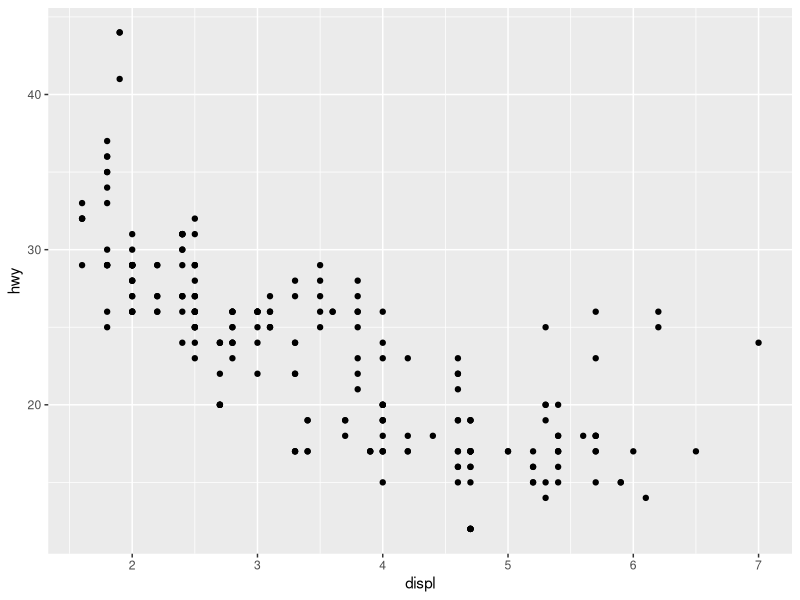
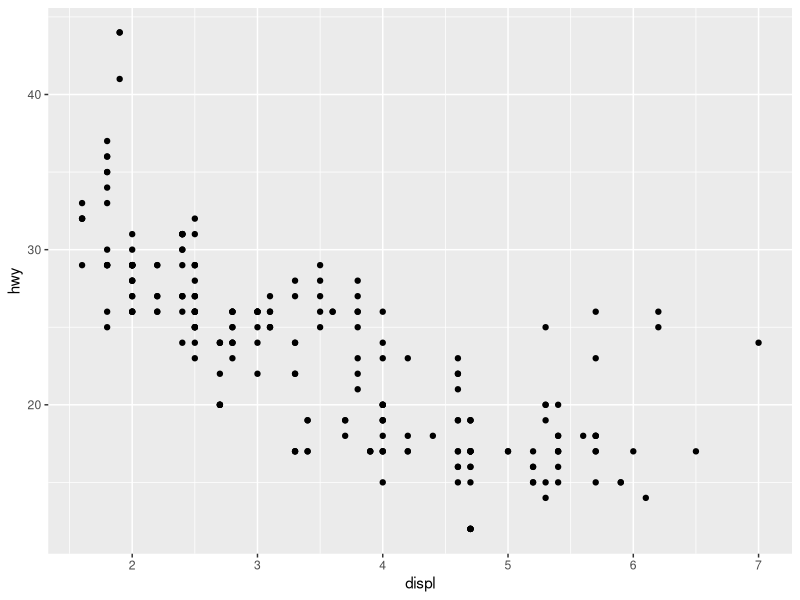
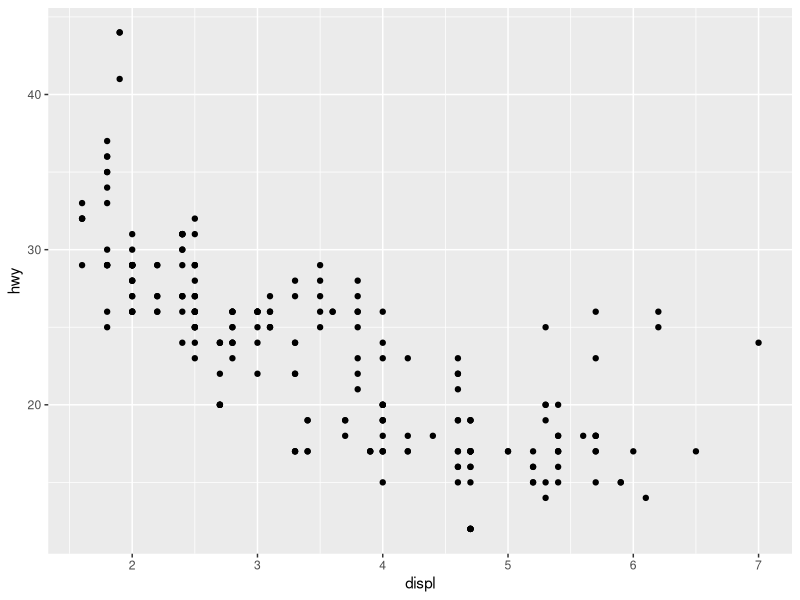
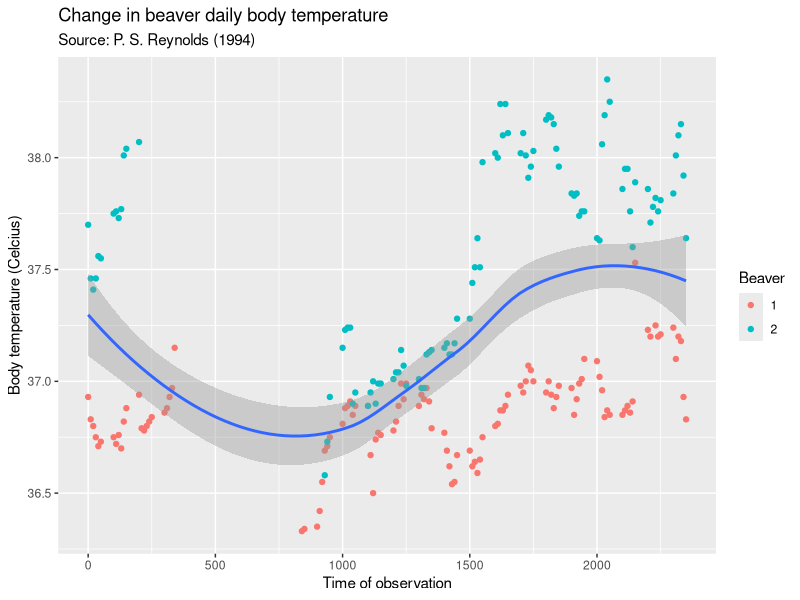
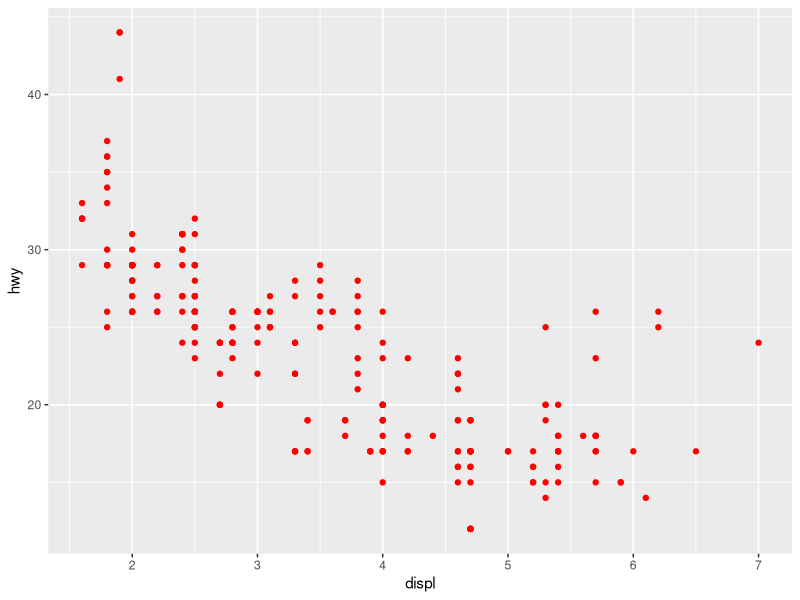
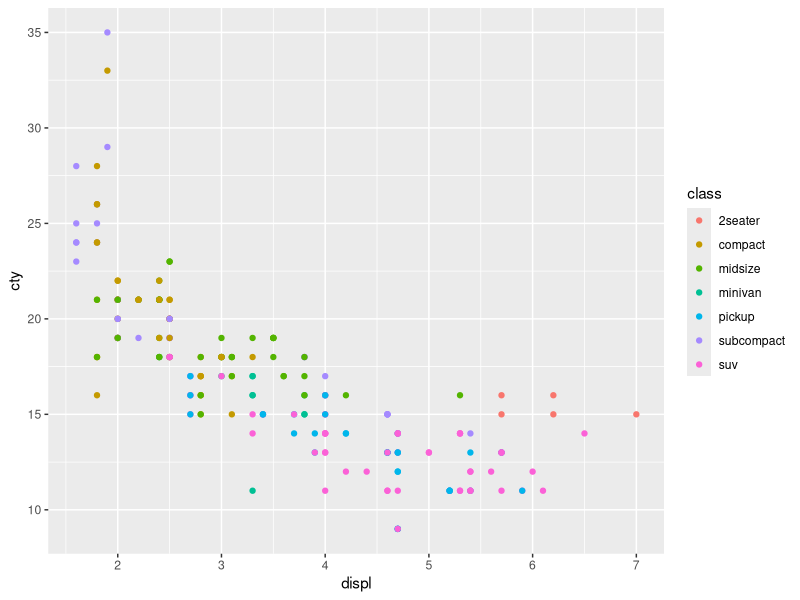
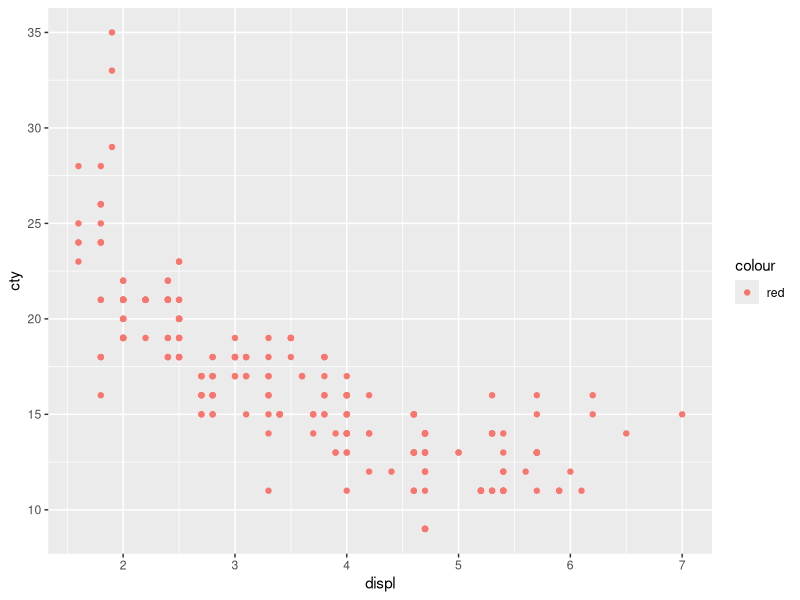
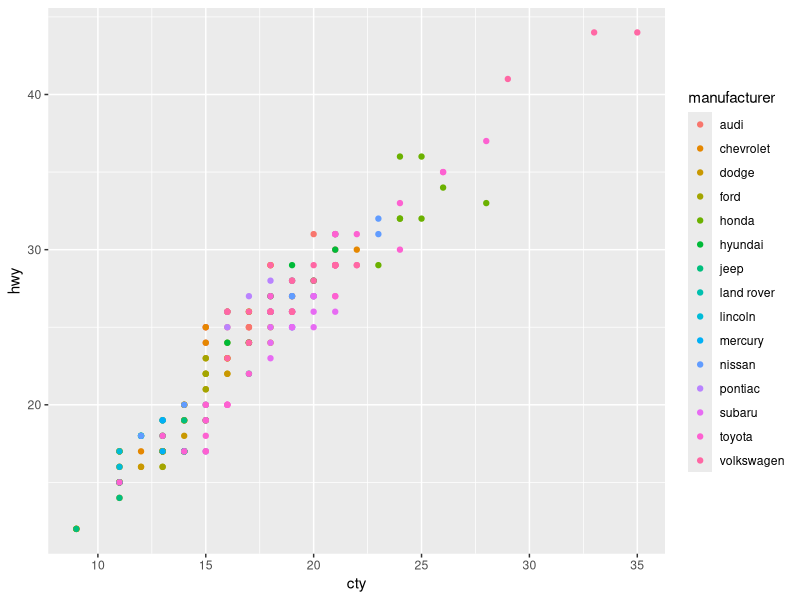

Source code (R) for these figures, in order:
# ==============================================================================
# LECTURE 10: ggplot2 (Part 2) - Aesthetics, Layers, and Factors
# CSCI 4210U – Information Visualization
# ==============================================================================

# PREREQUISITES: Load necessary libraries
library(ggplot2)
library(dplyr)      # For data manipulation
library(forcats)    # For 'gss_cat' dataset used in later challenges

# ------------------------------------------------------------------------------
# SECTION 1: AESTHETICS (The Theory)
# ------------------------------------------------------------------------------
# WHAT ARE AESTHETICS? 
# - In math, a "graph" is just abstract nodes and edges (not visible).
# - "Aesthetics" (from Greek 'aisthētikós': sensory perception) are what turn 
#   abstract math into visible graphics.
# - They control the appearance of elements: color, size, shape, position.

# GLOBAL VS LOCAL AESTHETICS 
# 1. Global: Specified in ggplot(). Applies to ALL layers.
# 2. Local:  Specified in a geom_layer(). Applies ONLY to that layer.

# Example 1: Global Aesthetics
# Here, x and y are passed down to geom_point
#method 1
ggplot(mpg, aes(x = displ, y = hwy)) + 
  geom_point()

#method 2
graphics.off()  # <--- Closes all old plot windows
g <-ggplot(mpg, aes(x = displ, y = hwy))
myGraph <- g + geom_point()
myGraph

# Example 2: Local Aesthetics (Equivalent result)
# Here, x and y are defined only inside the geom
#These override top level plot aesthetics.
graphics.off()  # <--- Closes all old plot windows
ggplot(mpg) + 
  geom_point(aes(x = displ, y = hwy))

# ------------------------------------------------------------------------------
# CLASS CHALLENGE 0: The Beaver Plot 
# ------------------------------------------------------------------------------
# Context: Using the joined beaver dataset from the previous lecture.
# Task: Update the scatterplot to show a SINGLE smoothed LOESS fit across 
#       all data (instead of one line per beaver).

# (Setup: Recreating the joined dataset from L09)
b <- bind_rows(beaver1, beaver2, .id = 'beaver')

# SOLUTION :
# Notice where we put the colour aesthetic!
# - x and y are GLOBAL (apply to points AND smooth line).
# - colour is LOCAL to geom_point (so only points are colored).
# - geom_smooth has no color aesthetic, so it draws one black line for everything.

ggplot(b, aes(x = time, y = temp)) +
  geom_point(aes(colour = beaver)) +   # Local aes: Only points get color
  geom_smooth() +                      # Inherits x/y, ignores color
  labs(x = "Time of observation", 
       y = "Body temperature (Celcius)",
       colour = "Beaver", 
       title = "Change in beaver daily body temperature",
       subtitle = "Source: P. S. Reynolds (1994)")

# ------------------------------------------------------------------------------
# SECTION 2: MAPPING VS.SETTING (Crucial Concept) 
# ------------------------------------------------------------------------------
# There are two ways to control aesthetics:
# 1. MAPPING (Variable): Inside aes(). Changes based on data.
# 2. SETTING (Specific): Outside aes(). Fixed value (e.g., "red").

# CORRECT: Setting a specific color 
# We want ALL points to be red. We put colour="red" OUTSIDE aes().
ggplot(mpg, aes(x = displ, y = hwy)) +
  geom_point(colour = "red")

# CORRECT: Mapping a variable to color 
# We want color to change based on the 'class' variable. Inside aes().
ggplot(mpg, aes(x = displ, y = cty)) +
  geom_point(aes(colour = class)) # \T Don't need factor because it's not a range of numbers- its words.

# COMMON MISTAKE
# Trying to set a specific color INSIDE aes().
# ggplot thinks "red" is a data category named "red", not the actual color.
ggplot(mpg, aes(displ, cty, colour = "red")) +
  geom_point() 
# Result: It creates a legend entry called "red" but paints it the default pinkish color.

# Reference for all aesthetic specifications: 
# https://ggplot2.tidyverse.org/articles/ggplot2-specs.html

# ------------------------------------------------------------------------------
# CODING CHALLENGE 1 [slide - 18]
# ------------------------------------------------------------------------------
# Task: Create a base ggplot object 'p' with mpg data (x=cty, y=hwy).
# Then create three separate graphs modifying different aesthetics.

# 1. Base Object
p <- ggplot(mpg, aes(x = cty, y = hwy))

# 2. Plot A: Color code by manufacturer
p + geom_point(aes(colour = manufacturer))

# 3. Plot B: Shape by drive train (drv)
p + geom_point(aes(shape = drv))

# 4. Plot C: Size by cylinders (cyl)
p + geom_point(aes(size = cyl))

# \T Returns an empty plot- you only called the function to draw the axis, you didn't add any actual information.
p

# ------------------------------------------------------------------------------
# SECTION 3: THE GGPLOT OBJECT 
# ------------------------------------------------------------------------------
# ggplot2 treats plots as OBJECTS.
# - You can save a plot to a variable.
# - You can add layers to that variable later.

# Step 1: Create the object (defines data and default axes)
myGraph <- ggplot(mpg, aes(x = class, y = hwy))

# Step 2: Add a layer to visualize it
# (Before this step, typing 'myGraph' just shows a blank grey box)
#why no factor(class) ? 
myGraph + geom_boxplot()

# Step 3: Add a title at any time
myGraph + geom_boxplot() + ggtitle("Highway MPG by Class")

myGraph #?
# ------------------------------------------------------------------------------
# \CODING CHALLENGE 2 
# ------------------------------------------------------------------------------
# Task:
# 1. Create ggplot object of vehicle class (x).
# 2. Add a geom_bar() layer.
# 3. Set the 'fill' aesthetic to vary with drive train (drv).
# 4. Add a title.
mpg

g <- ggplot(mpg, aes(class))

g + geom_bar() +  #aes(fill = drv)
  ggtitle("Car class and drive train")

# NOTE: Why did this work?
# We didn't specify a y-axis. geom_bar() automatically counts the rows.
# This leads us to...

# ------------------------------------------------------------------------------
# SECTION 4: LAYERS AND STATISTICAL SUMMARIES 
# ------------------------------------------------------------------------------
# Layers have three purposes:
# 1. Display raw data (EDA).
# 2. Display statistical summary (predictions, counts).
# 3. Add metadata (annotations).

# Statistical Transformations (stats)
# - geom_smooth() calculates a MEAN (line) and SE (ribbon)
# - geom_bar() calculates a COUNT.

# OVERRIDING STATS: stat = "identity" 
# Sometimes your data is ALREADY summarized. You don't want ggplot to count rows.

# Data: Effect rating of drinks
user_rating <- tibble(
  drink = c("a", "b", "c"),
  effect = c(4.2, 9.7, 6.1)
)
user_rating

# We must use stat="identity" to tell ggplot: "Use the number in the 'effect' column, don't count the rows."
ggplot(user_rating, aes(x = drink, y = effect)) +
  geom_bar(stat = "identity")

# HISTOGRAM EXAMPLE 
# Shows distribution (statistical summary is 'binning').
diamonds
ggplot(diamonds, aes(x = depth)) +
  geom_histogram( binwidth = 0.1, na.rm = TRUE) + #aes(fill = cut), \T na.rm = TRUE means if there's a null value it should be removed.
  xlim(58, 68) +
  theme(legend.position = "none")


# ------------------------------------------------------------------------------
# SECTION 5: FACTORS 
# ------------------------------------------------------------------------------
# Factors are used for CATEGORICAL variables (limited groups).
# e.g., Sex (M/F), Month (Jan-Dec).
# In R, they are stored as integers with text labels

# WHY USE THEM? The Sorting Problem 
m <- c("Jan", "Dec", "Apr", "Sep")
sort(m) 
# Result: "Apr", "Dec", "Jan", "Sep" -> Alphabetical! (Not chronological).

# THE FIX: Define Levels 
month_levels <- c(
  "Jan", "Feb", "Mar", "Apr", "May", "Jun",
  "Jul", "Aug", "Sep", "Oct", "Nov", "Dec"
)

# Create the factor
d <- factor(m, levels = month_levels)
sort(d)
# Result: Jan, Apr, Dec, Sep -> Correct chronological order!

# ------------------------------------------------------------------------------
# CODING CHALLENGE 3 - Slide 44
# ------------------------------------------------------------------------------
# Task using 'gss_cat' dataset:
# 1. Group by income bracket ('rincome').
# 2. Calculate average 'tvhours' (drop NAs).
# 3. Create a scatterplot (income on y, tvhours on x).

# Note: 'rincome' is already a Factor in this dataset, which is why 
# the y-axis will sort somewhat logically (though "Not applicable" often sits at top).
gss_cat

gss_cat |>
  group_by(rincome) |>
  summarise(tvhours = mean(tvhours, na.rm = TRUE)) |>
  ggplot(aes(x = tvhours, y = rincome)) +
  geom_point()

# ------------------------------------------------------------------------------
# END OF LECTURE 10
# ------------------------------------------------------------------------------
